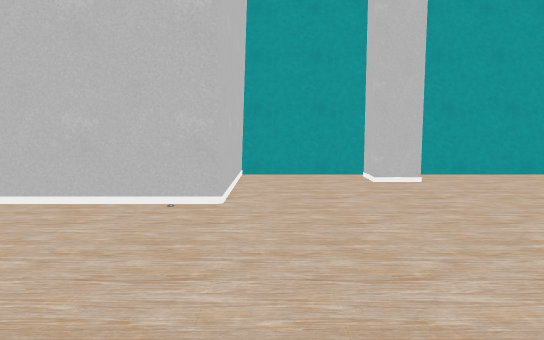
View 1 (above)

18 first-person views from a walk through a Unity game level. The camera is 1.3 m above the floor, tilts 6° down and sees 70° across. The floor is counted in squares, 1 m on a side. Each view is taken from the middle of a square. On the plan, view 1 faces up. The plan holds only what a view shows up to about 16 squares ahead; the rest is blank. The place goes on beyond the plan. The player character is not drawn. Some surface patterns are stand-ins.

View 2
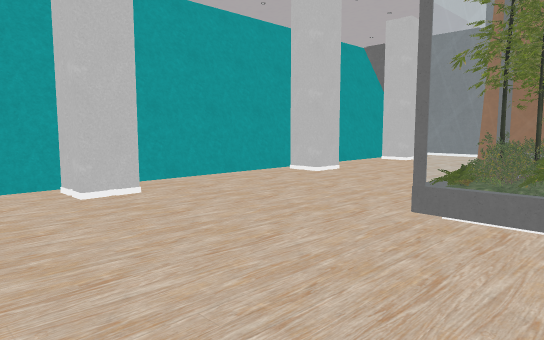

View 3
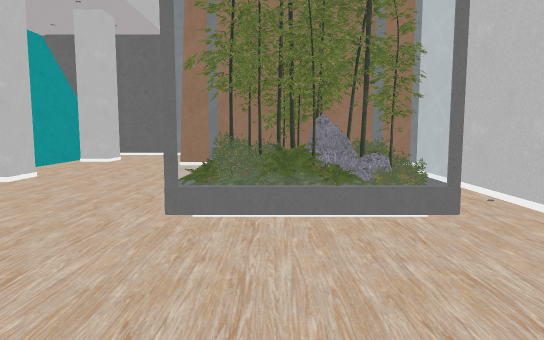

View 4
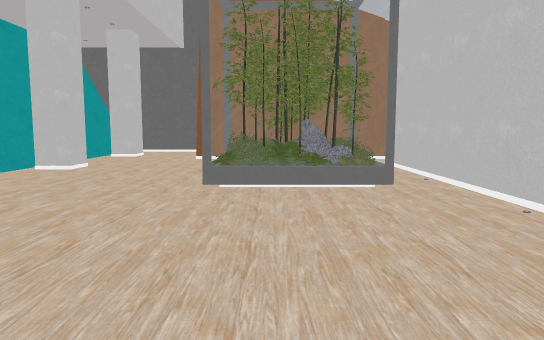

View 5
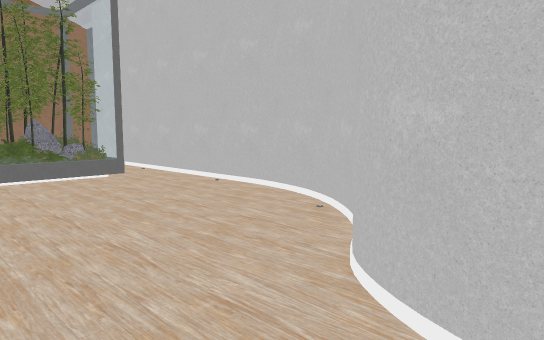

View 6
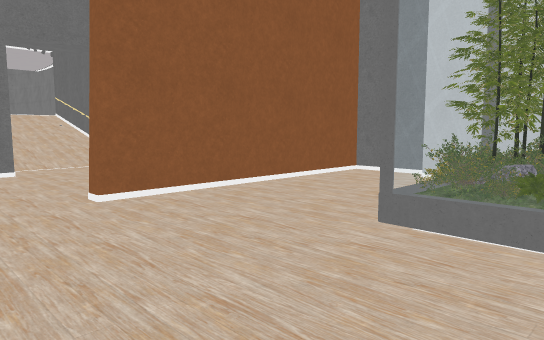

View 7
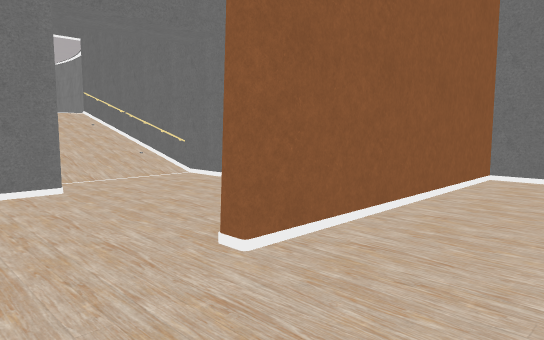

View 8
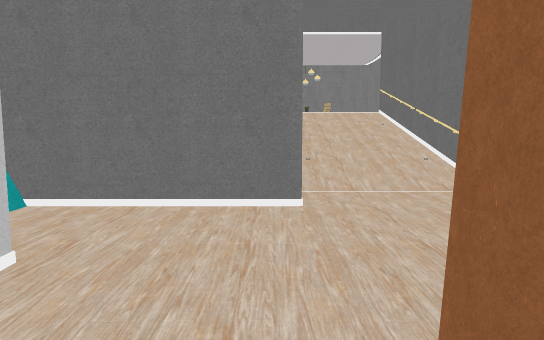

View 9
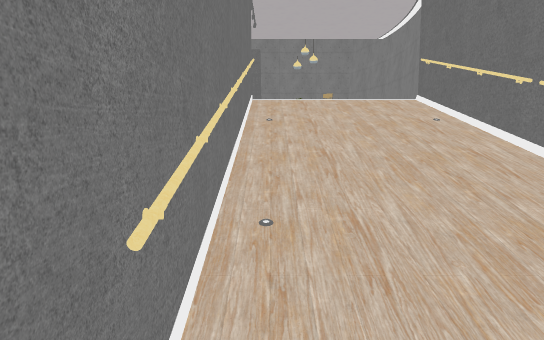

View 10
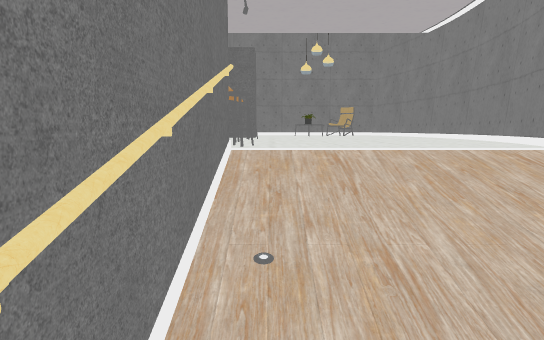

View 11
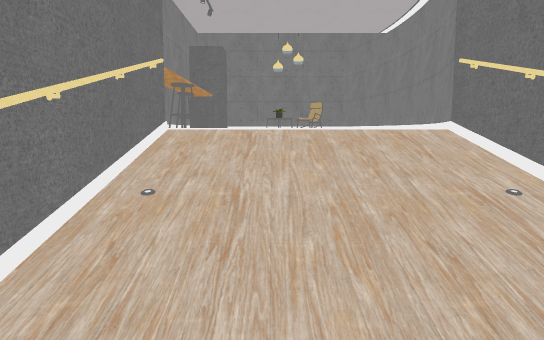

View 12
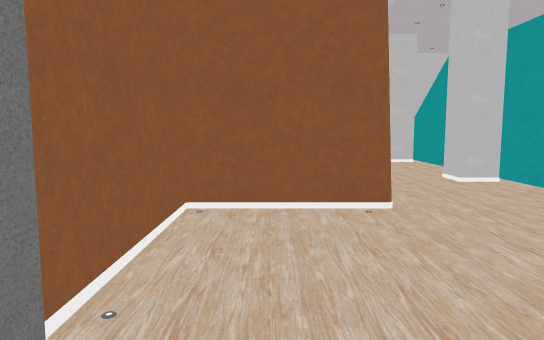

View 13
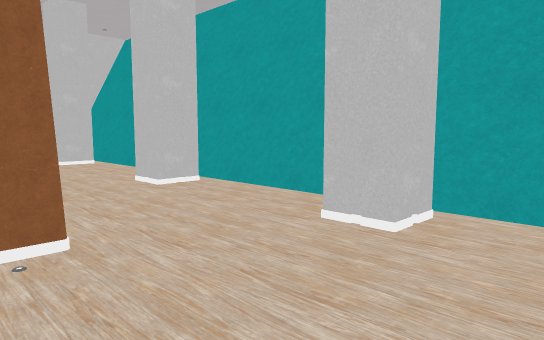

View 14
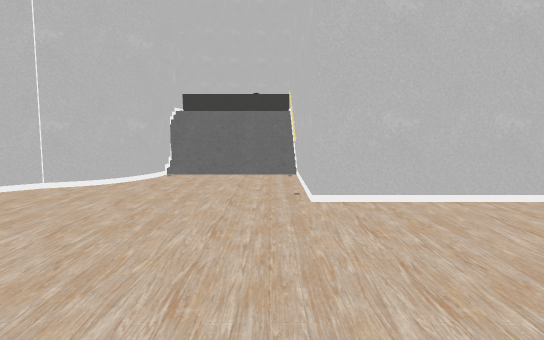

View 15
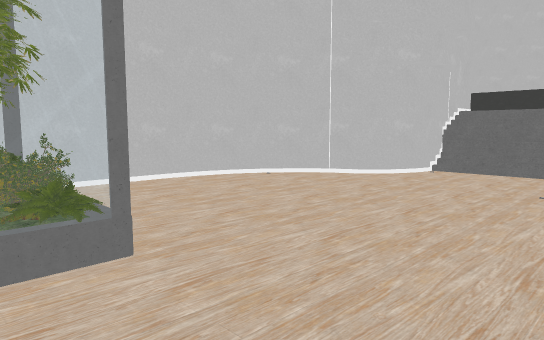

View 16
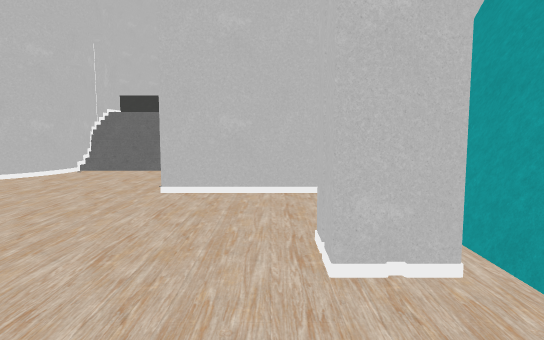

View 17
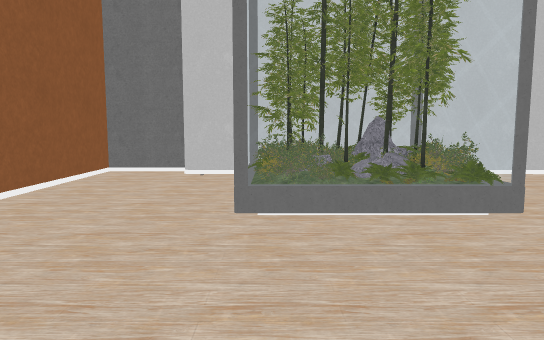

View 18
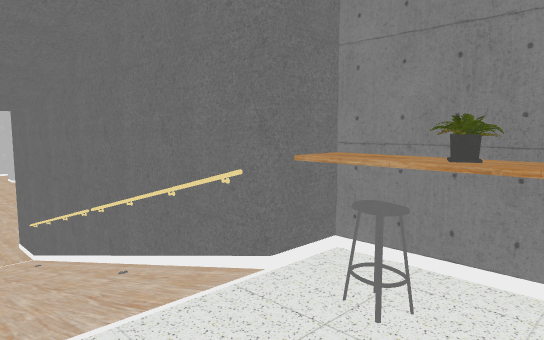

### Floor plan
Key: @ floor where view 1 was taken; # wall or solid block; . main floor; : floor 2 m higher than the main floor; / step, stairs or slope; = window, fence, low wall or low ledge; P pillar; R railing; S stool; C chair; T pot; O other object.
Columns run from 10 left of view 1 to 41 right of it. Each row starts with its distance up from view 1.
 12          ######################
 11          #===P#=====P#====P#===
 10          #...PP.....PP....PP..#
  9          #....................#
  8          #....................#        ###    #
  7   OOO#####....................##########OTSOOOPP
  6    ///..................#.......RRR/RRR/:S
  5    ///..................#.......////////:        O
  4    ///.........OOOOO....#.......////////: :      C
  3 #  /###........OO OO....#.......OOO/RRR/:        C
  2 # ### ##.......OOOOO....################O##      #O#
  1        #.......OO OO....#                 ###O##OOO
  0        ###@.....OOOO....#
 -1          #############..#
 -2                      ####

Positions as (right, up) in squares from view 1, and headings:
1: (0, 0), facing up
2: (0, 2), facing up-right
3: (0, 3), facing right
4: (-3, 3), facing right
5: (-5, 5), facing down-right
6: (7, 9), facing down-right
7: (11, 9), facing down-right
8: (13, 7), facing right
9: (20, 6), facing right
10: (25, 6), facing right
11: (24, 5), facing right
12: (22, 4), facing left
13: (19, 5), facing up-left
14: (6, 6), facing left
15: (7, 8), facing down-left
16: (7, 9), facing left
17: (9, 10), facing down
18: (32, 4), facing up-left
